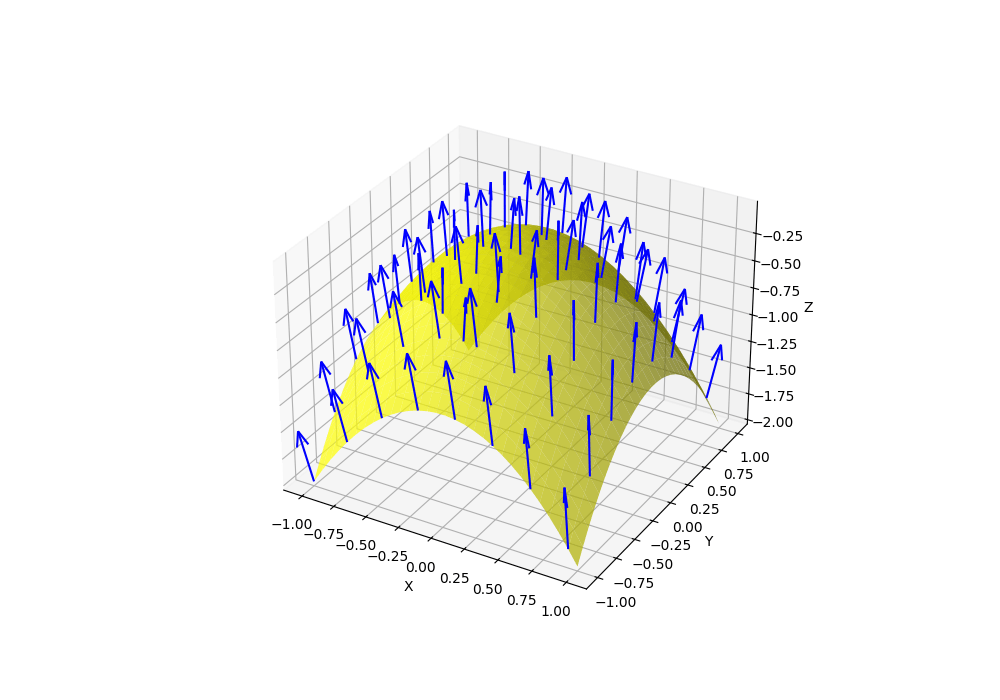

Python code for this plot:
import numpy as np
import matplotlib.pyplot as plt

# Create a smoother and convex surface with finer grid but fewer vectors
x = np.linspace(-1, 1, 30)
y = np.linspace(-1, 1, 30)
x, y = np.meshgrid(x, y)
z = -(x**2 + y**2)

# Calculate the normal vectors
dz_dx, dz_dy = np.gradient(z)
normal_x = -dz_dx
normal_y = -dz_dy
normal_z = np.ones_like(z)

# Normalize the normal vectors
norm = np.sqrt(normal_x**2 + normal_y**2 + normal_z**2)
normal_x /= norm
normal_y /= norm
normal_z /= norm

# Select fewer points for vectors
step = 4
x_vec = x[::step, ::step]
y_vec = y[::step, ::step]
z_vec = z[::step, ::step]
normal_x_vec = normal_x[::step, ::step]
normal_y_vec = normal_y[::step, ::step]
normal_z_vec = normal_z[::step, ::step]

# Plot the surface and normal vectors
fig = plt.figure(figsize=(10, 7))
ax = fig.add_subplot(111, projection="3d")
ax.plot_surface(x, y, z, color="yellow", alpha=0.7)

# Scale normal vectors for better visualization
scale = 0.5
ax.quiver(
    x_vec,
    y_vec,
    z_vec,
    normal_x_vec * scale,
    normal_y_vec * scale,
    normal_z_vec * scale,
    color="blue",
)

ax.set_xlabel("X")
ax.set_ylabel("Y")
ax.set_zlabel("Z")

plt.savefig("vector-field.svg")
